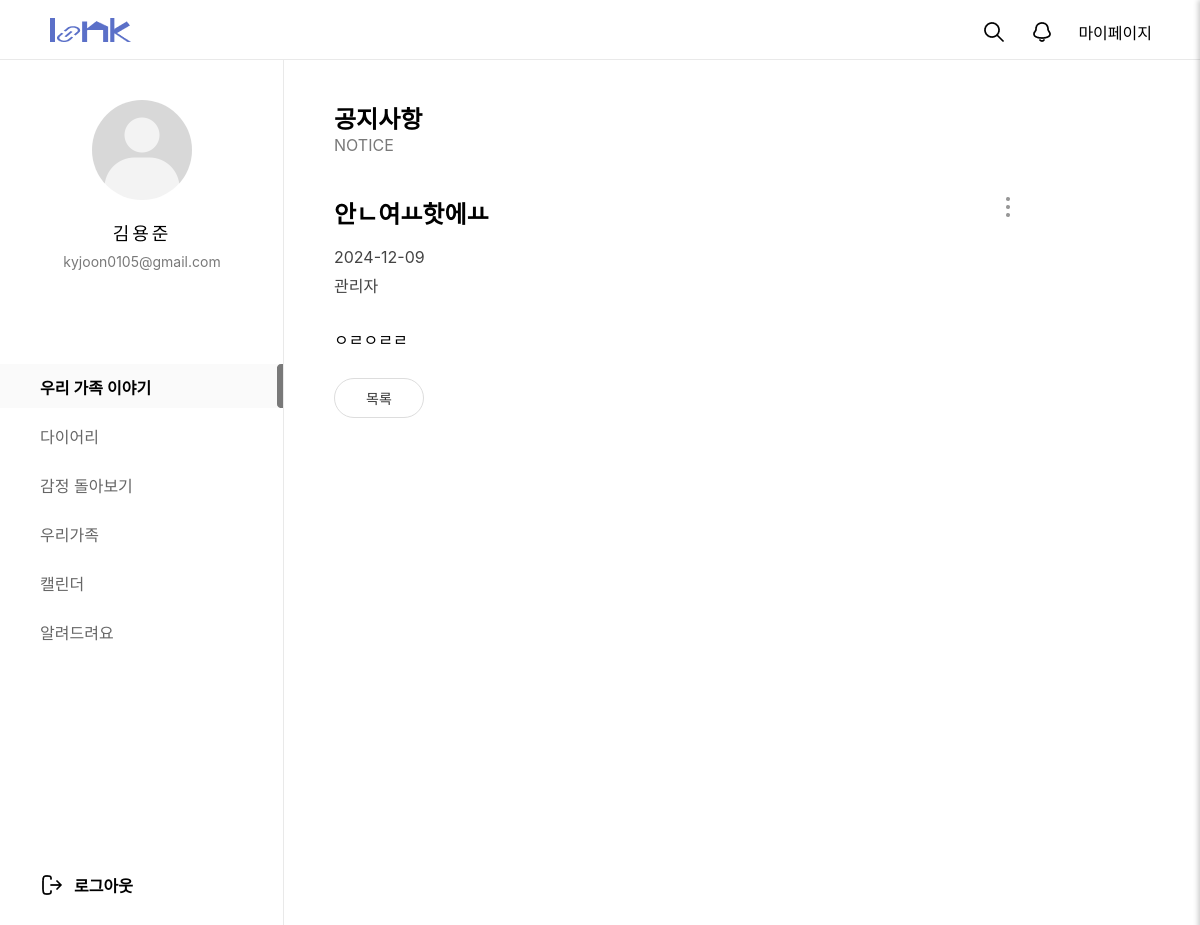
/customer/noticeview/1/, run on the app's committed database.
### customer/models.py (models this page shows, shortened)
class NoticeBoard(models.Model):
  bno = models.AutoField(primary_key=True)
  member = models.CharField(max_length=100, default='관리자')
  btitle = models.CharField(max_length=1000)
  bcontent = models.TextField()
  bdate = models.DateTimeField(auto_now=True)
  bfile = models.ImageField(null=True, blank=True, upload_to='uploads/')
  like_members = models.ManyToManyField(Member, related_name='like_member',  blank=True)

### customer/views.py (the view)
# urls.py: path('noticeview/<str:bno>/', views.noticeview, name="noticeview"),
def noticeview(request, bno):
  qs = NoticeBoard.objects.get(bno=bno)
  context = {'view':qs}
  return render(request, 'customer_notice_view.html', context)

### customer/templates/customer_notice_view.html (shortened to what this page needs)
{% extends 'main_navi_base.html' %}
{% load static %}
  {% block container-block%}
  <div id="container">
    <div id="customer_notice_menu">
      <h2>공지사항</h2>
      <span>NOTICE</span>
    </div>
    <div id="customer_view_top">
      <div class="customer_view_title">
        <h2>{{view.btitle}}</h2>
        <span>{{view.bdate|date:'Y-m-d'}}</span>
        <span>{{view.member}}</span>
      </div>
      <div id="modify_del_slide_1">
        <img src="/static/images/customer/addBtn.png" alt="" id="openModal_1" style="cursor: pointer;">
      </div>
    </div>
    <div id="customer_content">
      <p>{{view.bcontent}}</p>
    </div>
    <div class="customer_react">
      <div class="back_list" id="back_click">
        <span>목록</span>
      </div>
    </div>
  </div>
  {% endblock container-block%}

### static/css/main_navi_base.css (style rules this page uses)
* { margin: 0; padding: 0; font-family: "Pretendard Variable", Pretendard, -apple-system, BlinkMacSystemFont, system-ui, Roboto, "Helvetica Neue", "Segoe UI", "Apple SD Gothic Neo", "Noto Sans KR", "Malgun Gothic", "Apple Color Emoji", "Segoe UI Emoji", "Segoe UI Symbol", sans-serif; }

### static/css/customer/customer_service.css (style rules this page uses)
* { margin: 0; padding: 0; box-sizing: border-box; font-family: "Pretendard Variable", Pretendard, -apple-system, BlinkMacSystemFont, system-ui, Roboto, "Helvetica Neue", "Segoe UI", "Apple SD Gothic Neo", "Noto Sans KR", "Malgun Gothic", "Apple Color Emoji", "Segoe UI Emoji", "Segoe UI Symbol", sans-serif; }
body, html { height: 100%; }
#container { width: 100%; min-height: 100vh; padding: 100px 180px 300px 334px; }

### static/css/customer/customer_notice_view.css (style rules this page uses)
* { margin: 0; padding: 0; box-sizing: border-box; font-family: "Pretendard Variable", Pretendard, -apple-system, BlinkMacSystemFont, system-ui, Roboto, "Helvetica Neue", "Segoe UI", "Apple SD Gothic Neo", "Noto Sans KR", "Malgun Gothic", "Apple Color Emoji", "Segoe UI Emoji", "Segoe UI Symbol", sans-serif; }
body, html { height: 100%; }
#container { width: 100%; min-height: 100vh; padding: 100px 180px 300px 334px; }
#customer_notice_menu { width: 100%; height: 70px; margin-bottom: 25px; }
#customer_notice_menu span { color:#797979; }
#customer_view_top { width: 100%; display: flex; position: relative; justify-content: space-between; }
.customer_view_title h2 { font-size: 24px; margin-bottom: 17px; }
.customer_view_title span { width: 100%; display: block; font-size: 16px; color: #444444; margin-bottom: 6px; }
#customer_content { width: 100%; }
#customer_content p { margin: 20px 0 20px 0; line-height: 35px; }
.customer_react { display: flex; font-size: 14px; color: #333; margin-bottom: 40px; }
.customer_react .back_list { width: 90px; height: 40px; border: 1px solid #ddd; border-radius: 50px; text-align: center; padding-top: 7px; margin-right: 5px; cursor: pointer; }
.back_list span { line-height: 25px; text-align: center; vertical-align: middle; display: inline-block; width: 50px; }
#modify_del_slide_1, #modify_del_slide_2 { position: relative; position: absolute; right: 0; }

### static/css/customer/customer_notice_list.css (style rules this page uses)
* { margin: 0; padding: 0; box-sizing: border-box; font-family: "Pretendard Variable", Pretendard, -apple-system, BlinkMacSystemFont, system-ui, Roboto, "Helvetica Neue", "Segoe UI", "Apple SD Gothic Neo", "Noto Sans KR", "Malgun Gothic", "Apple Color Emoji", "Segoe UI Emoji", "Segoe UI Symbol", sans-serif; }
body, html { height: 100%; }
#container { width: 100%; min-height: 100vh; padding: 60px 300px 0 300px; }

### static/css/emotion/emotion.css (style rules this page uses)
* { margin: 0; padding: 0; box-sizing: border-box; font-family: "Pretendard Variable", Pretendard, -apple-system, BlinkMacSystemFont, system-ui, Roboto, "Helvetica Neue", "Segoe UI", "Apple SD Gothic Neo", "Noto Sans KR", "Malgun Gothic", "Apple Color Emoji", "Segoe UI Emoji", "Segoe UI Symbol", sans-serif; }
body, html { height: 100%; }
#container { width: 100%; min-height: 100vh; padding: 100px 100px 100px 334px; }

### static/css/mypage/mypage_modi.css (style rules this page uses)
* { margin: 0; padding: 0; box-sizing: border-box; font-family: "Pretendard Variable", Pretendard, -apple-system, BlinkMacSystemFont, system-ui, Roboto, "Helvetica Neue", "Segoe UI", "Apple SD Gothic Neo", "Noto Sans KR", "Malgun Gothic", "Apple Color Emoji", "Segoe UI Emoji", "Segoe UI Symbol", sans-serif; }
body, html { height: 100%; }
#container { width: 100%; min-height: 100vh; padding: 100px 180px 300px 334px; }

### data on the page
NoticeBoard: btitle "안ㄴ여ㅛ핫에ㅛ", bdate "2024-12-09", member "관리자", bcontent "ㅇㄹㅇㄹㄹ"
